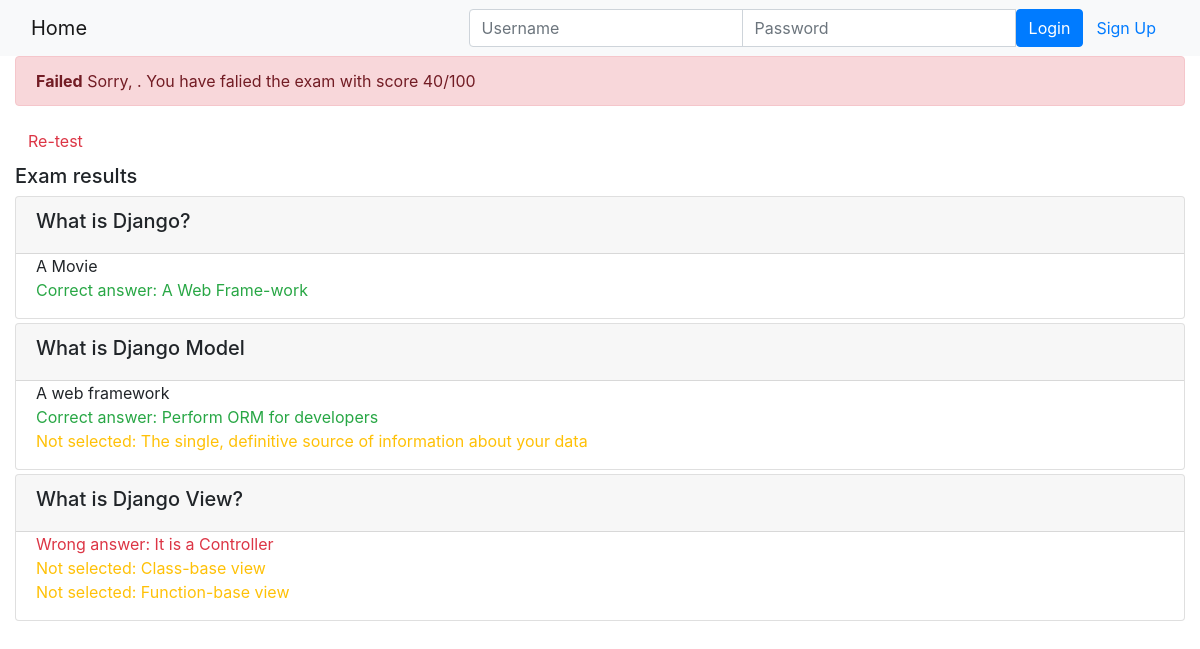
Page /onlinecourse/course/1/submission/1/result/ on the committed database.
### onlinecourse/models.py (models this page shows, shortened)
class Question(models.Model):
    course = models.ForeignKey(Course, on_delete=models.CASCADE)
    question = models.CharField(max_length=200)
    grade = models.IntegerField(default=50)

class Choice(models.Model):
    question = models.ForeignKey(Question, on_delete=models.CASCADE, default="")
    content = models.CharField(max_length=200)
    correct = models.BooleanField(default=False)

### onlinecourse/views.py (the view)
# urls.py: path('course/<int:course_id>/submission/<int:submission_id>/result/', views.show_exam_result, name='show_exam_result'),
def show_exam_result(request, course_id, submission_id):
    context = {}
    course = get_object_or_404(Course, pk=course_id)
    submission = Submission.objects.get(id=submission_id)
    choices = submission.choices.all()
    total_score = 0
    for choice in choices:
        if choice.correct:
            total_score += choice.question.grade
    context['course'] = course
    context['grade'] = total_score
    context['choices'] = choices
    return render(request, 'onlinecourse/exam_result_bootstrap.html', context)

### onlinecourse/templates/onlinecourse/exam_result_bootstrap.html (shortened to what this page needs)
<!DOCTYPE html>
<html lang="en">
<head>
    {% load static %}
    <link rel="stylesheet" href="https://maxcdn.bootstrapcdn.com/bootstrap/4.5.2/css/bootstrap.min.css">
</head>
<body>
 <nav class="navbar navbar-light bg-light">
    <div class="container-fluid">
        <div class="navbar-header">
              <a class="navbar-brand" href="{% url 'onlinecourse:index' %}">Home</a>
        </div>
        <ul class="nav navbar-nav navbar-right">
            {% if user.is_authenticated %}
            <li>
                <a class="btn btn-link" href="#">{{ user.first_name }}({{ user.username }})</a>
                <a class="btn btn-link" href="{% url 'onlinecourse:logout' %}">Logout</a>
            </li>
            {% else %}
            <li>
                <form class="form-inline" action="{% url 'onlinecourse:login' %}" method="post">
                    <div class="input-group">
                        <input type="text" class="form-control" placeholder="Username" name="username" >
                        <input type="password" class="form-control" placeholder="Password" name="psw" >
                        <button class="btn btn-primary" type="submit">Login</button>
                        <a class="btn btn-link" href="{% url 'onlinecourse:registration' %}">Sign Up</a>
                    </div>
                </form>
            </li>
            {% endif %}
        </ul>
    </div>
</nav>
<div class="container-fluid">
    {% if grade > 80 %}
    <div class="alert alert-success">
       <b>Congratulations, {{ user.first_name }}</b>! You have passed the exam and completed the course with score {{ grade }}/100
    </div>
        {% else %}
        <div class="alert alert-danger">
            <b>Failed</b> Sorry, {{ user.first_name }}. You have falied the exam with score {{ grade }}/100
        </div>
        <a class="btn btn-link text-danger" href="{% url 'onlinecourse:course_details' course.id %}">Re-test</a>
        {% endif %}
        <div class="card-columns-vertical mt-1">
            <h5 class="">Exam results</h5>
            {% for question in course.question_set.all %}
           <div class="card mt-1">
               <div class="card-header"><h5>{{ question.question }}</h5></div>
               <div class="form-group">
                   {% for choice in question.choice_set.all %}
                   <div class="form-check">
                       {% if choice.correct and choice in choices %}
                       <div class="text-success">Correct answer: {{ choice.content }}</div>
                       {% else %}{% if choice.correct and not choice in choices %}
                       <div class="text-warning">Not selected: {{ choice.content }}</div>
                       {% else %}{% if not choice.correct and choice in choices %}
                       <div class="text-danger">Wrong answer: {{ choice.content }}</div>
                       {% else %}
                       <div>{{ choice.content }}</div>
                       {% endif %}{% endif %}{% endif %}
                   </div>
                   {% endfor %}
               </div>
           </div>
           {% endfor %}
        </div>
    </div></div>
</body>
</html>

### rows in the picture
Question: question "What is Django?"
Choice: content "A Movie"
Choice: content "A Web Frame-work"
Question: question "What is Django Model"
Choice: content "A web framework"
Choice: content "Perform ORM for developers"
Choice: content "The single, definitive source of information about your data"
Question: question "What is Django View?"
Choice: content "It is a Controller"
Choice: content "Class-base view"
Choice: content "Function-base view"

### other values in the picture
{{ grade }} "40"
